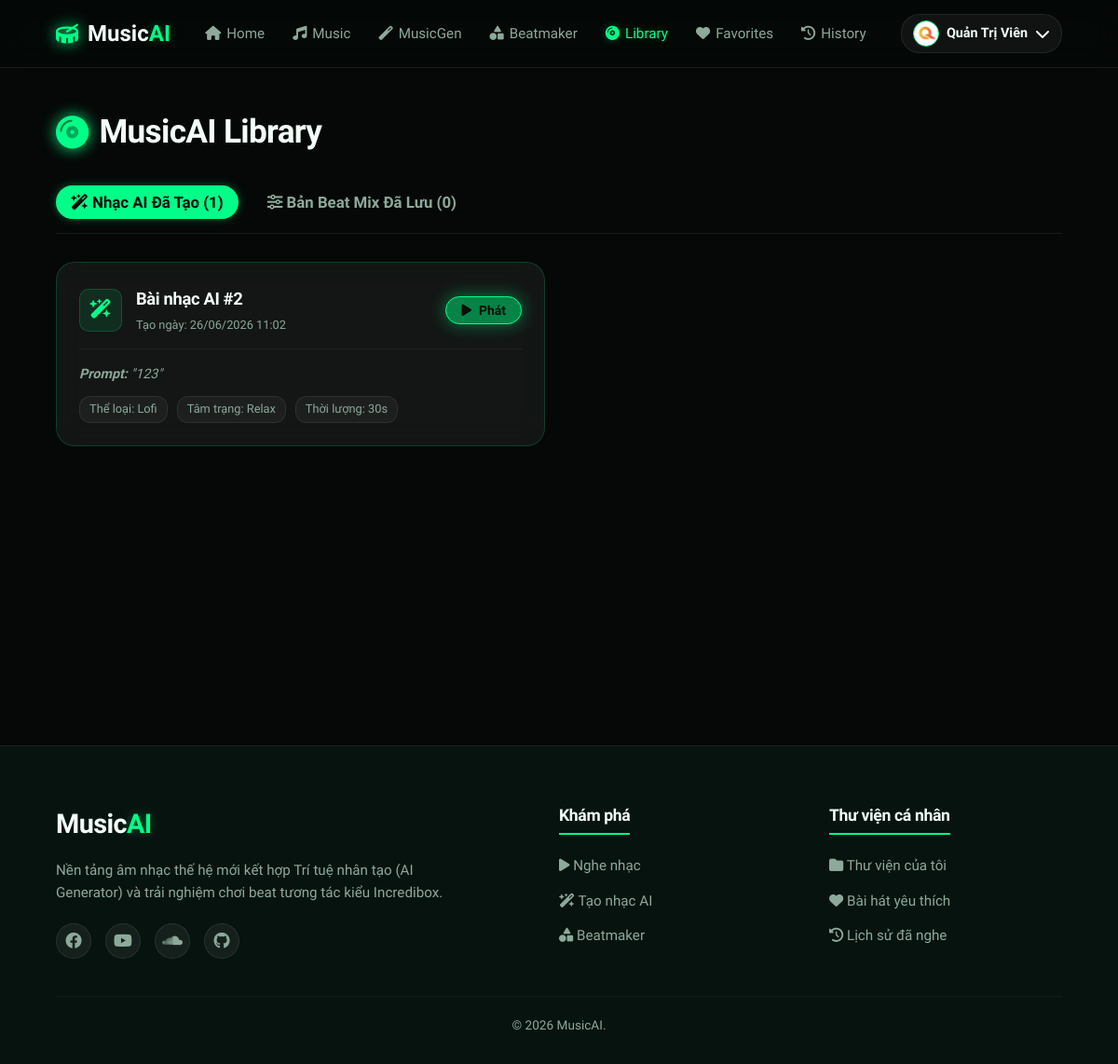
The page /library.php (signed in) on the database as committed earlier.
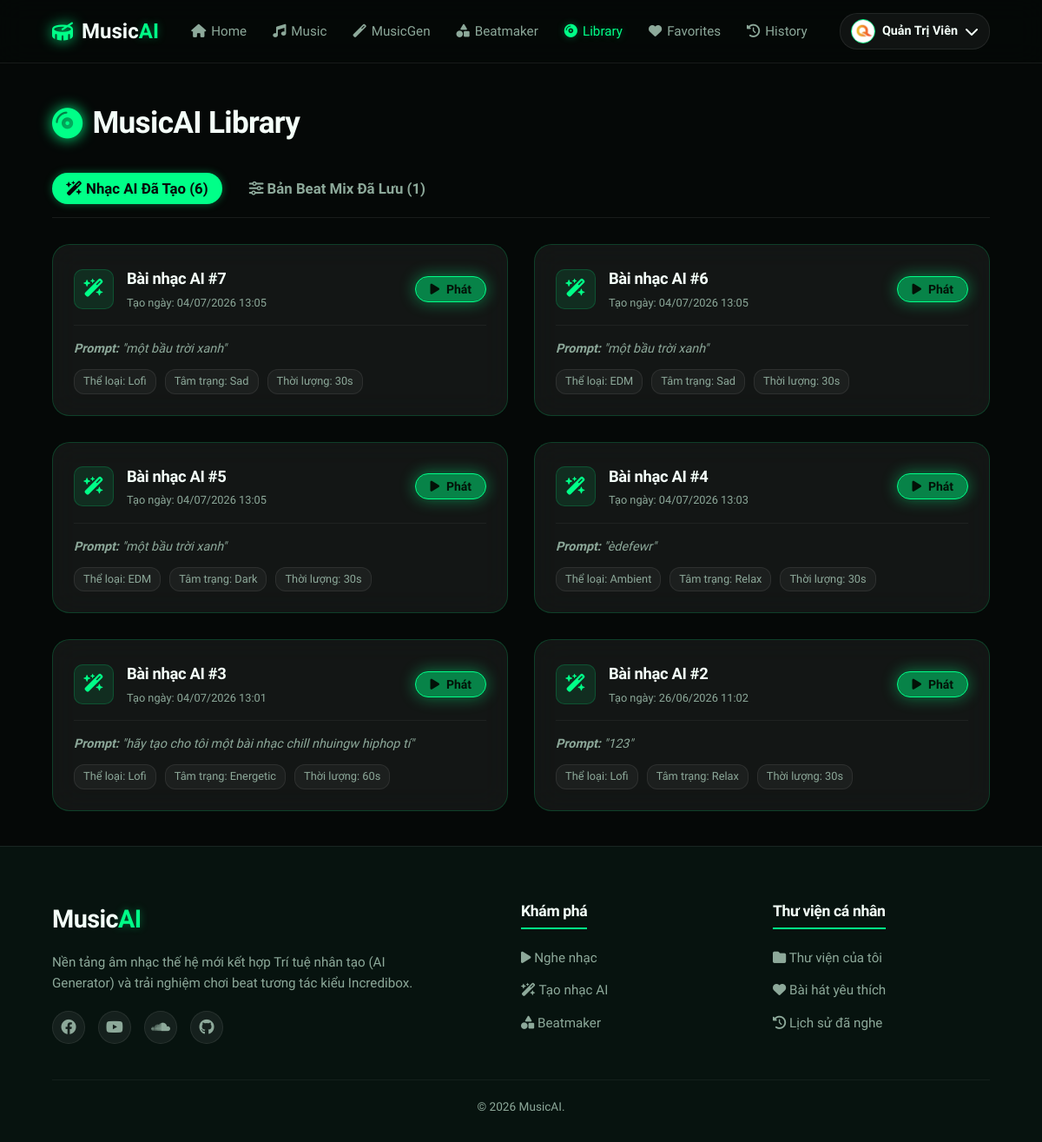
The same page on the database as committed later.
### tables this page shows
CREATE TABLE `ai_songs` (
  `id` int(11) NOT NULL,
  `user_id` int(11) NOT NULL COMMENT 'ID của thành viên sở hữu',
  `prompt` text NOT NULL COMMENT 'Mô tả đầu vào gửi cho AI',
  `genre` varchar(50) NOT NULL COMMENT 'Thể loại nhạc do AI áp dụng',
  `mood` varchar(50) NOT NULL COMMENT 'Tâm trạng bài hát',
  `duration` int(11) NOT NULL COMMENT 'Thời lượng nhạc (giây)',
  `audio_file` varchar(255) NOT NULL COMMENT 'Đường dẫn file âm thanh kết quả',
  `created_at` timestamp NOT NULL DEFAULT current_timestamp()
);

### config/config.php (called while the page is built, shortened)
<?php
function sanitize($data) {
    return htmlspecialchars(strip_tags(trim($data)), ENT_QUOTES, 'UTF-8');
}

### library.php (the view, shortened to what this page needs)
<?php
require_once __DIR__ . '/includes/header.php';
require_once __DIR__ . '/includes/navbar.php';
$user_id = $_SESSION['user']['id'];
$ai_songs = [];
$beat_mixes = [];
if ($db_connected && $conn) {
    try {
        $stmt = $conn->prepare("SELECT * FROM ai_songs WHERE user_id = ? ORDER BY id DESC");
        $stmt->execute([$user_id]);
        $ai_songs = $stmt->fetchAll();
        $stmt = $conn->prepare("SELECT * FROM beat_mixes WHERE user_id = ? ORDER BY id DESC");
        $stmt->execute([$user_id]);
        $beat_mixes = $stmt->fetchAll();
    } catch (PDOException $e) {
        $ai_songs = $fallback_ai_songs;
        $beat_mixes = $fallback_beat_mixes;
    }
}
?>
<div class="container library-page-container">
    <h2 class="section-title"><i class="fa-solid fa-compact-disc"></i> MusicAI Library</h2>
    <div class="library-tabs-nav">
        <button class="lib-tab-btn active" onclick="switchLibraryTab('ai-music-tab', this)">
            <i class="fa-solid fa-wand-magic-sparkles"></i> Nhạc AI Đã Tạo (<?php echo count($ai_songs); ?>)
        </button>
        <button class="lib-tab-btn" onclick="switchLibraryTab('beat-mix-tab', this)">
            <i class="fa-solid fa-sliders"></i> Bản Beat Mix Đã Lưu (<?php echo count($beat_mixes); ?>)
        </button>
    </div>
    <div class="library-tab-content active" id="ai-music-tab">
        <?php if (empty($ai_songs)): ?>
            <div class="glass-card empty-library">
                <i class="fa-solid fa-music"></i>
                <h3>Chưa tạo bài nhạc AI nào</h3>
                <p>Bắt đầu ngay để sở hữu những tác phẩm âm nhạc độc quyền của riêng bạn.</p>
                <a href="<?php echo url('generate.php'); ?>" class="btn btn-primary" style="margin-top: 15px;">Tạo nhạc AI ngay</a>
            </div>
        <?php else: ?>
            <div class="grid-2">
                <?php foreach ($ai_songs as $song): ?>
                    <?php
                        $song_data = [
                            'id' => 'ai_' . $song['id'],
                            'title' => 'AI Song #' . $song['id'],
                            'artist' => 'AI Composer',
                            'audio_file' => $song['audio_file'],
                            'thumbnail' => 'assets/images/default_song.jpg',
                            'is_favorite' => false
                        ];
                        $song_json = json_encode($song_data, JSON_UNESCAPED_UNICODE);
                    ?>
                    <div class="glass-card lib-item-card">
                        <div class="lib-item-header">
                            <div class="lib-item-icon ai-icon">
                                <i class="fa-solid fa-wand-magic-sparkles"></i>
                            </div>
                            <div class="lib-item-meta">
                                <h3>Bài nhạc AI #<?php echo $song['id']; ?></h3>
                                <p>Tạo ngày: <?php echo date('d/m/Y H:i', strtotime($song['created_at'])); ?></p>
                            </div>
                            <button class="btn btn-primary btn-sm play-lib-btn" onclick='playTrackOnPlayer(<?php echo htmlspecialchars($song_json, ENT_QUOTES, 'UTF-8'); ?>)'>
                                <i class="fa-solid fa-play"></i> Phát
                            </button>
                        </div>
                        <div class="lib-item-body">
                            <p class="prompt-text"><strong>Prompt:</strong> "<?php echo sanitize($song['prompt']); ?>"</p>
                            <div class="meta-tags">
                                <span class="tag">Thể loại: <?php echo sanitize($song['genre']); ?></span>
                                <span class="tag">Tâm trạng: <?php echo sanitize($song['mood']); ?></span>
                                <span class="tag">Thời lượng: <?php echo $song['duration']; ?>s</span>
                            </div>
                        </div>
                    </div>
                <?php endforeach; ?>
            </div>
        <?php endif; ?>
    </div>
</div>
<?php require_once __DIR__ . '/includes/footer.php'; ?>

Rows that differ between the two databases and show on the page:
added ai_songs: id "7", created_at "04/07/2026 13:05", prompt "một bầu trời xanh", genre "Lofi", mood "Sad", duration "30"
added ai_songs: id "6", created_at "04/07/2026 13:05", prompt "một bầu trời xanh", genre "EDM", mood "Sad", duration "30"
added ai_songs: id "5", created_at "04/07/2026 13:05", prompt "một bầu trời xanh", genre "EDM", mood "Dark", duration "30"
added ai_songs: id "4", created_at "04/07/2026 13:03", prompt "èdefewr", genre "Ambient", mood "Relax", duration "30"
added ai_songs: id "3", created_at "04/07/2026 13:01", prompt "hãy tạo cho tôi một bài nhạc chill nhuingw hiphop tí", genre "Lofi", mood "Energetic", duration "60"
Other text that changed with them:
count($ai_songs): "1" → "6"
count($beat_mixes): "0" → "1"
